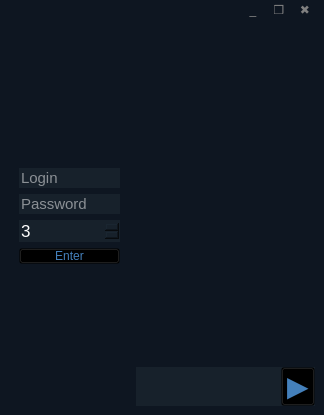
<?xml version="1.0" encoding="UTF-8"?>
<ui version="4.0">
 <class>MainWindow</class>
 <widget class="QMainWindow" name="MainWindow">
  <property name="geometry">
   <rect>
    <x>0</x>
    <y>0</y>
    <width>324</width>
    <height>415</height>
   </rect>
  </property>
  <property name="windowTitle">
   <string>MainWindow</string>
  </property>
  <property name="styleSheet">
   <string notr="true">QMainWindow{
	background-color: #0e1621
}</string>
  </property>
  <widget class="QWidget" name="centralwidget">
   <layout class="QGridLayout" name="gridLayout">
    <property name="topMargin">
     <number>0</number>
    </property>
    <item row="0" column="2" colspan="2">
     <layout class="QHBoxLayout" name="horizontalLayout_2">
      <item>
       <spacer name="horizontalSpacer">
        <property name="orientation">
         <enum>Qt::Horizontal</enum>
        </property>
        <property name="sizeHint" stdset="0">
         <size>
          <width>40</width>
          <height>20</height>
         </size>
        </property>
       </spacer>
      </item>
      <item>
       <widget class="QPushButton" name="pushButton_4">
        <property name="minimumSize">
         <size>
          <width>20</width>
          <height>0</height>
         </size>
        </property>
        <property name="maximumSize">
         <size>
          <width>20</width>
          <height>16777215</height>
         </size>
        </property>
        <property name="cursor">
         <cursorShape>PointingHandCursor</cursorShape>
        </property>
        <property name="styleSheet">
         <string notr="true">QPushButton{
	color: grey;
	padding: .2em;
	border: none;
}
QPushButton:hover:!pressed
{
  color: white;
background-color:#17212b;
}</string>
        </property>
        <property name="text">
         <string>_</string>
        </property>
       </widget>
      </item>
      <item>
       <widget class="QPushButton" name="pushButton_3">
        <property name="minimumSize">
         <size>
          <width>20</width>
          <height>0</height>
         </size>
        </property>
        <property name="maximumSize">
         <size>
          <width>20</width>
          <height>16777215</height>
         </size>
        </property>
        <property name="cursor">
         <cursorShape>PointingHandCursor</cursorShape>
        </property>
        <property name="styleSheet">
         <string notr="true">QPushButton{
	color: grey;
	border: none;
padding: .2em;
}
QPushButton:hover:!pressed
{
  color: white;
background-color:#17212b;
}</string>
        </property>
        <property name="text">
         <string>❒</string>
        </property>
       </widget>
      </item>
      <item>
       <widget class="QPushButton" name="pushButton_2">
        <property name="minimumSize">
         <size>
          <width>20</width>
          <height>0</height>
         </size>
        </property>
        <property name="maximumSize">
         <size>
          <width>20</width>
          <height>16777215</height>
         </size>
        </property>
        <property name="cursor">
         <cursorShape>PointingHandCursor</cursorShape>
        </property>
        <property name="styleSheet">
         <string notr="true">QPushButton{
	color: grey;
	border: none;
padding: .2em;
}
QPushButton:hover:!pressed
{
  color: white;
  background-color: red;
}</string>
        </property>
        <property name="text">
         <string>✖</string>
        </property>
       </widget>
      </item>
     </layout>
    </item>
    <item row="1" column="2" colspan="2">
     <layout class="QHBoxLayout" name="horizontalLayout_3">
      <item>
       <widget class="QFrame" name="title_screen">
        <layout class="QGridLayout" name="gridLayout_2">
         <item row="0" column="1">
          <spacer name="verticalSpacer_3">
           <property name="orientation">
            <enum>Qt::Vertical</enum>
           </property>
           <property name="sizeHint" stdset="0">
            <size>
             <width>20</width>
             <height>40</height>
            </size>
           </property>
          </spacer>
         </item>
         <item row="1" column="2">
          <spacer name="horizontalSpacer_4">
           <property name="orientation">
            <enum>Qt::Horizontal</enum>
           </property>
           <property name="sizeHint" stdset="0">
            <size>
             <width>40</width>
             <height>20</height>
            </size>
           </property>
          </spacer>
         </item>
         <item row="1" column="1">
          <layout class="QVBoxLayout" name="verticalLayout_3">
           <item>
            <widget class="QLineEdit" name="login">
             <property name="font">
              <font>
               <pointsize>11</pointsize>
               <stylestrategy>PreferAntialias</stylestrategy>
              </font>
             </property>
             <property name="styleSheet">
              <string notr="true">QLineEdit{
	color: white;
background-color:#17212b;
border:none;
border-radius:none;
}</string>
             </property>
             <property name="placeholderText">
              <string>Login</string>
             </property>
            </widget>
           </item>
           <item>
            <widget class="QLineEdit" name="pass">
             <property name="font">
              <font>
               <pointsize>11</pointsize>
               <stylestrategy>PreferAntialias</stylestrategy>
              </font>
             </property>
             <property name="styleSheet">
              <string notr="true">QLineEdit{
	color: white;
background-color:#17212b;
border:none;
border-radius:none;
}</string>
             </property>
             <property name="text">
              <string/>
             </property>
             <property name="echoMode">
              <enum>QLineEdit::Password</enum>
             </property>
             <property name="placeholderText">
              <string>Password</string>
             </property>
            </widget>
           </item>
           <item>
            <widget class="QSpinBox" name="morale">
             <property name="font">
              <font>
               <pointsize>13</pointsize>
               <stylestrategy>PreferAntialias</stylestrategy>
              </font>
             </property>
             <property name="styleSheet">
              <string notr="true">QSpinBox{
	color: white;
background-color:#17212b;
border:none;
border-radius:none;
}</string>
             </property>
             <property name="minimum">
              <number>0</number>
             </property>
             <property name="singleStep">
              <number>1</number>
             </property>
             <property name="value">
              <number>3</number>
             </property>
             <property name="displayIntegerBase">
              <number>10</number>
             </property>
            </widget>
           </item>
           <item>
            <widget class="QPushButton" name="pushButton_5">
             <property name="cursor">
              <cursorShape>PointingHandCursor</cursorShape>
             </property>
             <property name="styleSheet">
              <string notr="true">QPushButton{
	color: #4480bb;
	background:transparent;
padding: 0 5px;
}</string>
             </property>
             <property name="text">
              <string>Enter</string>
             </property>
            </widget>
           </item>
          </layout>
         </item>
         <item row="2" column="1">
          <spacer name="verticalSpacer_2">
           <property name="orientation">
            <enum>Qt::Vertical</enum>
           </property>
           <property name="sizeHint" stdset="0">
            <size>
             <width>20</width>
             <height>40</height>
            </size>
           </property>
          </spacer>
         </item>
         <item row="1" column="0">
          <spacer name="horizontalSpacer_2">
           <property name="orientation">
            <enum>Qt::Horizontal</enum>
           </property>
           <property name="sizeHint" stdset="0">
            <size>
             <width>40</width>
             <height>20</height>
            </size>
           </property>
          </spacer>
         </item>
        </layout>
       </widget>
      </item>
      <item>
       <widget class="QFrame" name="Allowed">
        <layout class="QVBoxLayout" name="verticalLayout">
         <property name="spacing">
          <number>6</number>
         </property>
         <property name="leftMargin">
          <number>0</number>
         </property>
         <property name="topMargin">
          <number>0</number>
         </property>
         <property name="rightMargin">
          <number>0</number>
         </property>
         <property name="bottomMargin">
          <number>0</number>
         </property>
         <item>
          <widget class="QScrollArea" name="scrollArea">
           <property name="styleSheet">
            <string notr="true">QScrollBar::add-page:vertical, QScrollBar::sub-page:vertical{
background: none;
}
QScrollBar:vertical {
     border: 2px  ;
     width: 4px;
     margin: 0;
 }
 QScrollBar::handle:vertical {
     background: grey;
     min-height: 20px;
 }
QWidget{
	background: transparent;
	border: none;
}
</string>
           </property>
           <property name="horizontalScrollBarPolicy">
            <enum>Qt::ScrollBarAlwaysOff</enum>
           </property>
           <property name="widgetResizable">
            <bool>true</bool>
           </property>
           <widget class="QWidget" name="scrollAreaWidgetContents">
            <property name="geometry">
             <rect>
              <x>0</x>
              <y>0</y>
              <width>168</width>
              <height>311</height>
             </rect>
            </property>
            <property name="styleSheet">
             <string notr="true"/>
            </property>
            <layout class="QVBoxLayout" name="chat_layout">
             <item>
              <spacer name="verticalSpacer">
               <property name="orientation">
                <enum>Qt::Vertical</enum>
               </property>
               <property name="sizeHint" stdset="0">
                <size>
                 <width>0</width>
                 <height>0</height>
                </size>
               </property>
              </spacer>
             </item>
            </layout>
           </widget>
          </widget>
         </item>
         <item>
          <widget class="QFrame" name="frame">
           <property name="sizePolicy">
            <sizepolicy hsizetype="Preferred" vsizetype="Fixed">
             <horstretch>0</horstretch>
             <verstretch>0</verstretch>
            </sizepolicy>
           </property>
           <property name="styleSheet">
            <string notr="true">QFrame{
	border: none;
	background-color:#17212b;
}</string>
           </property>
           <property name="frameShape">
            <enum>QFrame::StyledPanel</enum>
           </property>
           <property name="frameShadow">
            <enum>QFrame::Raised</enum>
           </property>
           <layout class="QHBoxLayout" name="horizontalLayout">
            <property name="leftMargin">
             <number>0</number>
            </property>
            <property name="topMargin">
             <number>0</number>
            </property>
            <property name="rightMargin">
             <number>0</number>
            </property>
            <property name="bottomMargin">
             <number>0</number>
            </property>
            <item>
             <widget class="QPlainTextEdit" name="message">
              <property name="sizePolicy">
               <sizepolicy hsizetype="Expanding" vsizetype="Fixed">
                <horstretch>0</horstretch>
                <verstretch>0</verstretch>
               </sizepolicy>
              </property>
              <property name="maximumSize">
               <size>
                <width>16777215</width>
                <height>39</height>
               </size>
              </property>
              <property name="font">
               <font>
                <pointsize>10</pointsize>
                <stylestrategy>PreferAntialias</stylestrategy>
               </font>
              </property>
              <property name="contextMenuPolicy">
               <enum>Qt::ActionsContextMenu</enum>
              </property>
              <property name="styleSheet">
               <string notr="true">QPlainTextEdit{
	background-color:transparent;
	color: white;
	border: none;
}
QScrollBar::add-page:vertical, QScrollBar::sub-page:vertical{
background: none;
}
QScrollBar:vertical {
     border: 2px  ;
     width: 4px;
     margin: 0;
 }
 QScrollBar::handle:vertical {
     background: grey;
     min-height: 20px;
 }
QWidget{
	background: transparent;
	border: none;
}
</string>
              </property>
              <property name="verticalScrollBarPolicy">
               <enum>Qt::ScrollBarAlwaysOff</enum>
              </property>
              <property name="horizontalScrollBarPolicy">
               <enum>Qt::ScrollBarAlwaysOff</enum>
              </property>
              <property name="plainText">
               <string/>
              </property>
              <property name="placeholderText">
               <string>Your text</string>
              </property>
             </widget>
            </item>
            <item>
             <widget class="QPushButton" name="pushButton">
              <property name="sizePolicy">
               <sizepolicy hsizetype="Minimum" vsizetype="Minimum">
                <horstretch>0</horstretch>
                <verstretch>0</verstretch>
               </sizepolicy>
              </property>
              <property name="maximumSize">
               <size>
                <width>45</width>
                <height>16777215</height>
               </size>
              </property>
              <property name="font">
               <font>
                <pointsize>21</pointsize>
                <weight>75</weight>
                <bold>true</bold>
               </font>
              </property>
              <property name="cursor">
               <cursorShape>PointingHandCursor</cursorShape>
              </property>
              <property name="styleSheet">
               <string notr="true">QPushButton{
	color: #4480bb;
	background:transparent;
padding: 0 5px;
}</string>
              </property>
              <property name="text">
               <string>▶</string>
              </property>
              <property name="iconSize">
               <size>
                <width>25</width>
                <height>25</height>
               </size>
              </property>
             </widget>
            </item>
           </layout>
          </widget>
         </item>
        </layout>
       </widget>
      </item>
     </layout>
    </item>
   </layout>
  </widget>
  <widget class="QMenuBar" name="menubar">
   <property name="geometry">
    <rect>
     <x>0</x>
     <y>0</y>
     <width>324</width>
     <height>20</height>
    </rect>
   </property>
  </widget>
 </widget>
 <resources/>
 <connections/>
</ui>
